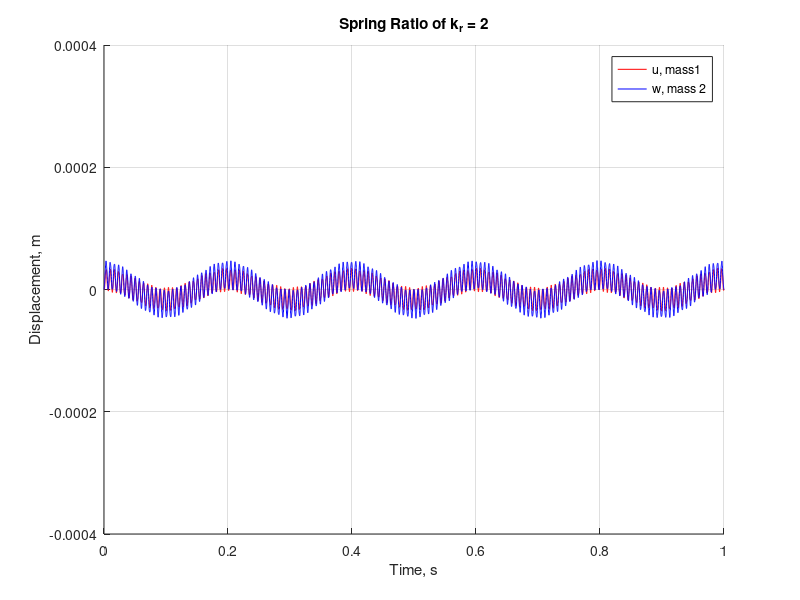
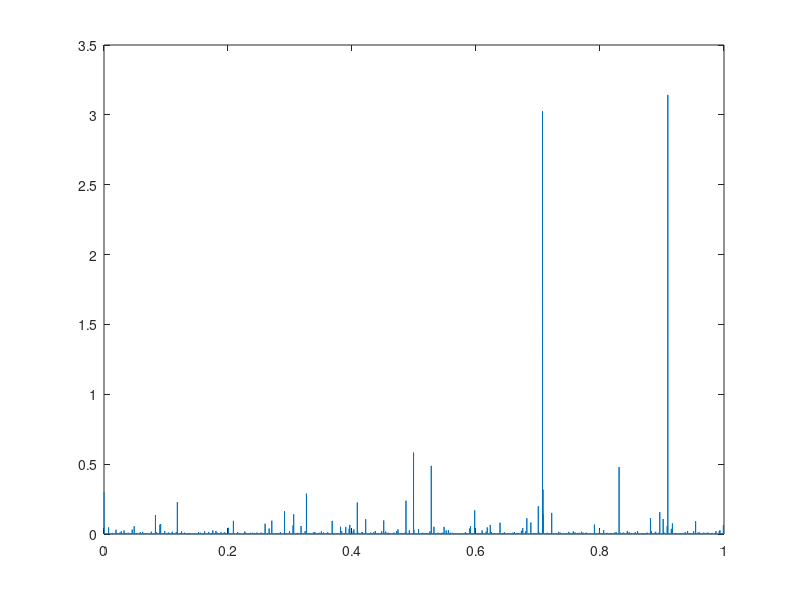

Write MATLAB code to recreate these figures, in order.
%% Function that changes the mass ratio from 0.1 to 10. Masses that are involved are the primary and secondary mass
% of the metamaterial system, m1 and m2. Can also be used to change the spring ratios
%--------------------
% Purpose of this code is to find the best mass and spring ratios for the metamaterial system with linear springs

function massIteration()
tic
control =2; %ratio for mass ratio
% spring = 0.1:0.1:1;
y=[0;0;0;0];
ti=0; tf=1; tstep=10000; %initial, final, and stepping time
tspan = linspace(ti,tf,tstep);
figure
hold on
for ii = 1:length(control)
    mr=control(ii);
    
    [t,X]=ode45(@EOM,tspan,y);
    allx(:,:,ii)=[t X];
    u = X(:,1);
    w = X(:,3);
    
    zeta=[u w];
    [alpha, beta]=meshgrid(t,mr);
%     plot3(alpha,beta,u,  'b')
%     plot3(alpha,beta,w, 'r')
    plot(t,u,'r',t,w,'b')
end
    function dX = EOM(t, y)
        % coefficients
        k1=2e6;
        m1=1;
        k2=mr*k1;
        m2=1*m1;
        
        % define X matrix, Xdot
        x1=y(1);
        x2=y(2);
        y1=y(3);
        y2=y(4);
        %natural frequency of the system
        w0=sqrt(k2/m2);
        f=5*(2*pi);  %signal input
        
        
        % Define A matrix
        
        A=[x2; -((k1/m1)+(k2/m1))*(x1)+((k2/m1)*y1); y2; ((k2/m2)*x1)-((k2/m2)*y1)];
        
        %% Input excitation force
        
        %sawtooth with random noise
        s=sawtooth(t);
        noise=awgn(s,0.5);
        % sinusodial harmonic
        H=1*(sin(f*t));
        
        B = [0 0 H/m1 0];
        
        %% output result as the equation
        dX=A+B';
        % dy=A*y;
    end
%% graph
save test.mat allx t X alpha beta
 xlabel('Time, s')
 ylabel('Displacement, m')
%  zlabel('Spring ratio')
title(['Spring Ratio of k_r = ' num2str(control) ])
axis([0 1 -4e-4 4e-4])
 hold off
 legend 'u, mass1' 'w, mass 2'
 
grid
toc


figure
temp=abs(w)./abs(u);
plot(t,temp/1000)
end


